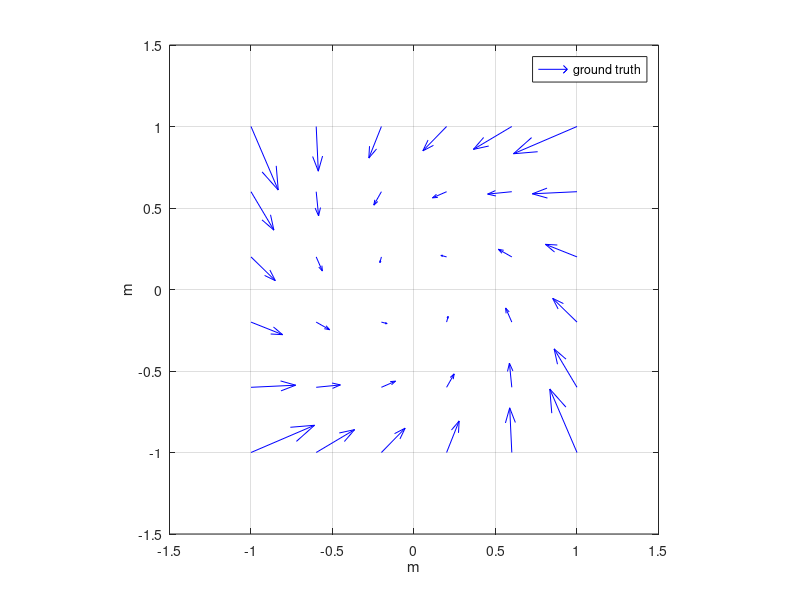

Here is the MATLAB script that generated this plot: (Note: this script raises an error after producing the figure.)
% Setting parameters
%%-------------------------------------------------------------------------
ro_param = -0.5; % m
w_param = 1.0; % rad/1
%%-------------------------------------------------------------------------

% Define dynamics equatiom in polar coordinates
%%-------------------------------------------------------------------------
f_z = @(z) [z(1)*(ro_param-(z(1)^2)); w_param];
%%-------------------------------------------------------------------------

% Define transformation from polar to cartesian coordinates and vice versa
%%-------------------------------------------------------------------------
t = @(z) [z(1)*cos(z(2)); z(1)*sin(z(2))];
t_inv = @(s) [sqrt((s(1)^2)+(s(2)^2)); atan2(s(2),s(1))];
grad_t = @(z) [cos(z(2)), -z(1)*sin(z(2)); sin(z(2)), z(1)*cos(z(2))];
%%-------------------------------------------------------------------------

% Define dynamics equatiom in cartesian coordinates
%%-------------------------------------------------------------------------
f_s = @(s) grad_t(t_inv(s))*f_z(t_inv(s));
%%-------------------------------------------------------------------------

% Build grid for evaluating policy
%%-------------------------------------------------------------------------
s1 = linspace(-1,1,6);
[S1,S2] = meshgrid(s1,s1);
grid_data.s = [S1(:)'; S2(:)'];
grid_data.u_u = cell2mat(cellfun(f_s, num2cell(grid_data.s,1), 'un', 0));
%%-------------------------------------------------------------------------

% Ploting generated grid
%%-------------------------------------------------------------------------
quiver(grid_data.s(1,:),grid_data.s(2,:),grid_data.u_u(1,:),grid_data.u_u(2,:),'color',[0 0 1]);
legend('ground truth');
xlim([-1.5 1.5]); ylim([-1.5 1.5]);
xlabel('m'); ylabel('m');
axis square; grid on;
%%-------------------------------------------------------------------------

% Save data to file
%%-------------------------------------------------------------------------
save('../data/data_2d_notask_ground_truth_policy_grid.mat','grid_data');
%%-------------------------------------------------------------------------